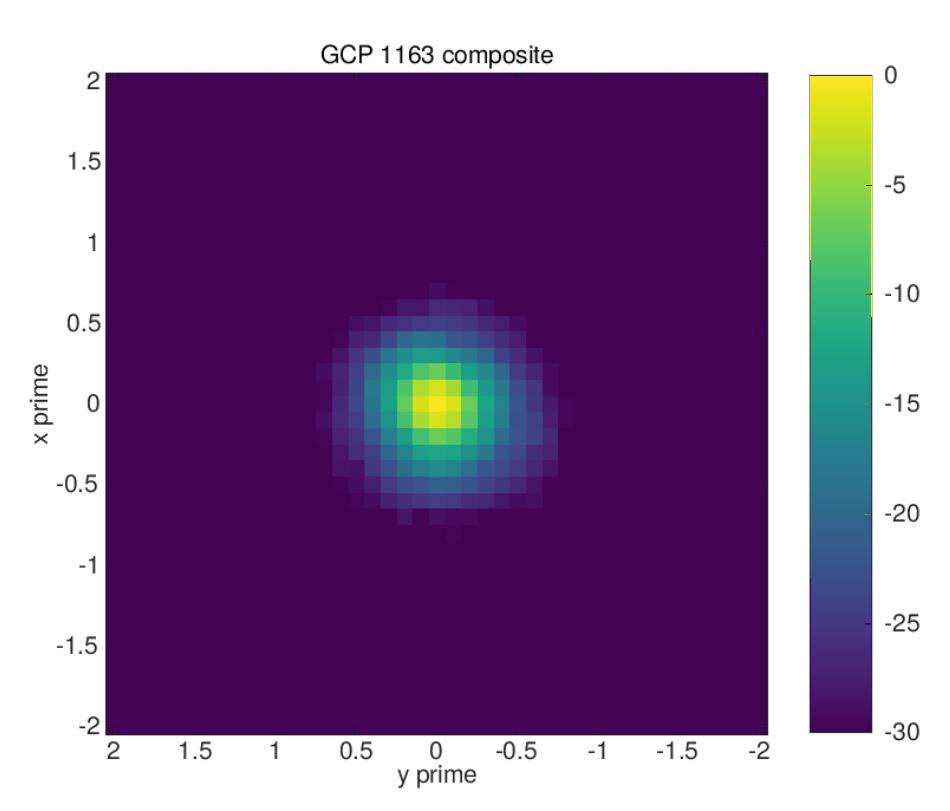
#> input picture test2.jpg, 950 x 811 px
$ python fixthejet.py --input ../test2.jpg --output out.png
#> lines starting #> are read from the running program, lines starting #| are printed output that depends on the picture; after the words box and inside, x2 and y2 are one past the last pixel; in counts of white or black regions, pixels touching at a corner belong together
# -*- coding: utf-8 -*-
"""
Created on Sat Apr 14 10:47:23 2018
@author: kkrao

Works in Python 3. only.
Credits: Carreau
Code forked from https://github.com/Carreau/miscs/blob/master/Viridisify.ipynb
"""
from __future__ import division
import matplotlib.pyplot as plt
import numpy as np
import matplotlib.colors as colors
from scipy.spatial import KDTree
# from ipywidgets import interact
import matplotlib.image as mpimg
from PIL import Image
from argparse import ArgumentParser


def build_parser():
    parser = ArgumentParser()
    parser.add_argument('--input',
            dest='input', help='content image',
            metavar='INPUT', required=True)
    parser.add_argument('--output',
            dest='output', help='output path',
            metavar='OUTPUT', required=True)
    parser.add_argument('--cmap_out', type=str,
            dest='cout', help='Output colormap - choose from matplotlib cmaps (default %(default)s)',
            metavar='COUT', default='viridis')
    cmapin = parser.add_mutually_exclusive_group()
    cmapin.add_argument('--cmap_in', type=str,
            dest='cin', help='Input colormap - choose from matplotlib cmaps (default %(default)s)',
            metavar='CIN', default='jet')
    cmapin.add_argument('--cbar_extent', type=int, nargs=4,
                        dest='cbar_extent', help='Get input colormap from color scale bar between these pixel positions (l, r, t, b)',
                        metavar='CBAR_EXTENT')
    return parser


def read_image(file_name):
    '''Read the image using PIL, and convert to RGBA floating point

    arguments:
        file_name (str): path/name of the input file to read.

    returns:
        numpy.ndarray: (<height>, <width>, 4) sized array holding the image.
    '''
#> called with file_name = '../test2.jpg'
    img = Image.open(file_name)
#> img is the input picture: PIL image 950x811 RGB; mean R, G, B 137, 107.8, 149.9
    img = img.convert("RGBA")
#> img: PIL image 950x811 RGBA

    imgarr = np.array(img.getdata()).reshape(img.size[1], img.size[0], 4)

    # Convert to float
    if np.issubdtype(int, imgarr.dtype):
        imgarr = imgarr/255

    return imgarr


def get_cmaps(img, options):
    '''Return the matplotlib colormaps to convert from and to.

    arguments:
        img (np.ndarray) : the input image data in an numpy array.
        options (dict) : the command line options

    returns:
        tuple of two matplotlib colormaps'''
    outmap = plt.get_cmap(options.cout)
    if options.cbar_extent:
        inmap = get_cmap_from_img(img, options.cbar_extent)
    else:
        inmap = plt.get_cmap(options.cin)

    return inmap, outmap

def get_cmap_from_img(img, cbar_extents):
    '''Get the cmap from a colorbar in the image.

    Takes four pixel positions definiing the edges of the color scale bar in the image,
    and creates a matplotlib cmap from the pixels.

    The axis of the colorbar is determined by the longer dimension, and the colorbar pixels are
    averaged in the narrow dimension.

    arguments:
        img (numpy.ndarray) : (<height>, <width>, 4) sized array holding the image.
        cbar_extents (list of 4 integers) : the location of the colorbar in the input image.

    returns:
        matplotlib.cmap : the derived matplotlib colormap
    '''
    left = cbar_extents[0]
    right = cbar_extents[1]
    top = cbar_extents[2]
    bottom = cbar_extents[3]

    if abs(right - left) > abs(bottom - top):
        left = cbar_extents[2]
        right = cbar_extents[3]
        top = cbar_extents[1]
        bottom = cbar_extents[0]

        img = img.transpose(axes=[0, 1])

    cbar = img[top:bottom+1, left:right+1,  :]
    cscale = np.mean(cbar, axis=1)
    clist = list(map(tuple, cscale))
    clist.reverse()
    incmap = colors.LinearSegmentedColormap.from_list("input_cmap", clist)

    return incmap


def convert_image(img, cin, cout, d=0.2, sub=256):
    '''Convert img from colormap <cin> to colormap <cout>.

    arguments:
        img (numpy.ndarray) : (<height>, <width>, 4) sized array holding the image.
        cin (matplotlib.ColorMap) : The colormap to convert from.
        cout (matplotlib.ColorMap) : The colormap to convert to.
        d (float): maximum distance in the KDtree used to determine data values in the image)
        sub (int): number of divisions in the input colormap

    returns:
        numpy.ndarray : the output image of shape (<height>, <width>, 4)
    '''
#> called with d = 0.2, sub = 256
    print(f"Converting {cin.name} to {cout.name}")
    oshape = img.shape
#> oshape = (811, 950, 4)

    cinsub = cin.resampled(sub)(range(sub))
    K = KDTree(cinsub)
    oshape = img.shape
    img_data = img.reshape((-1,4))
    res = K.query(img_data, distance_upper_bound=d)
    indices = res[1]
    l = len(cinsub)
    indices = indices.reshape(oshape[:2])
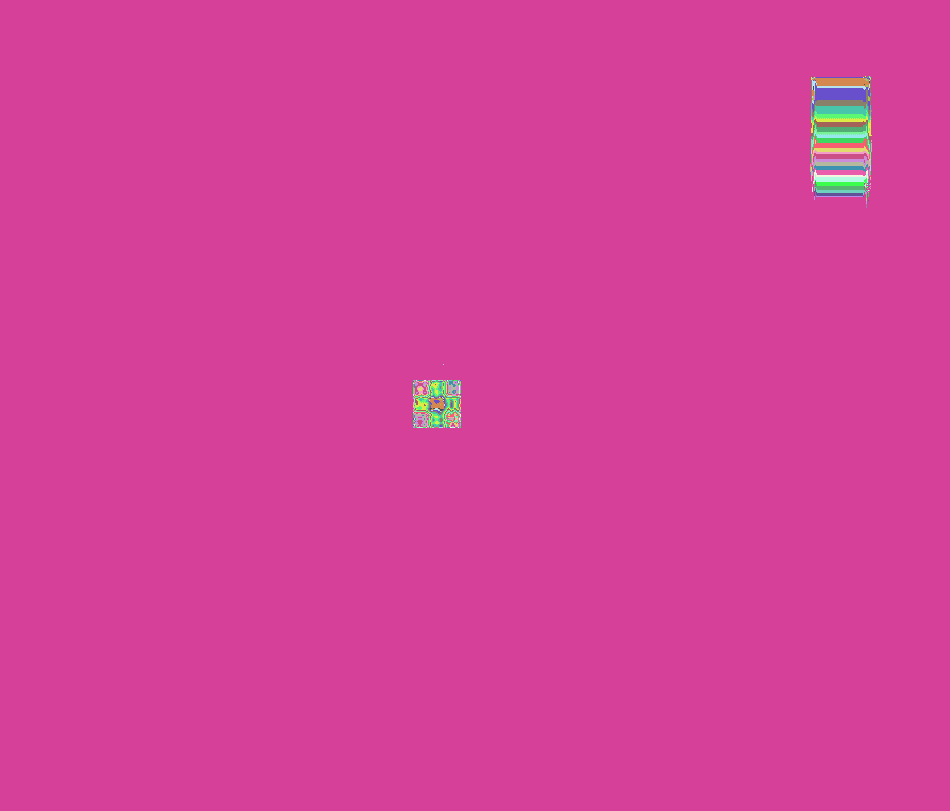
#> indices: shape (811, 950) int64; 41 distinct labels, from 123 to 256; one colour per label, 0 black
    remapped = indices
    indices.max()
    mask = (res[0].reshape(oshape[:2]) > 1.0)
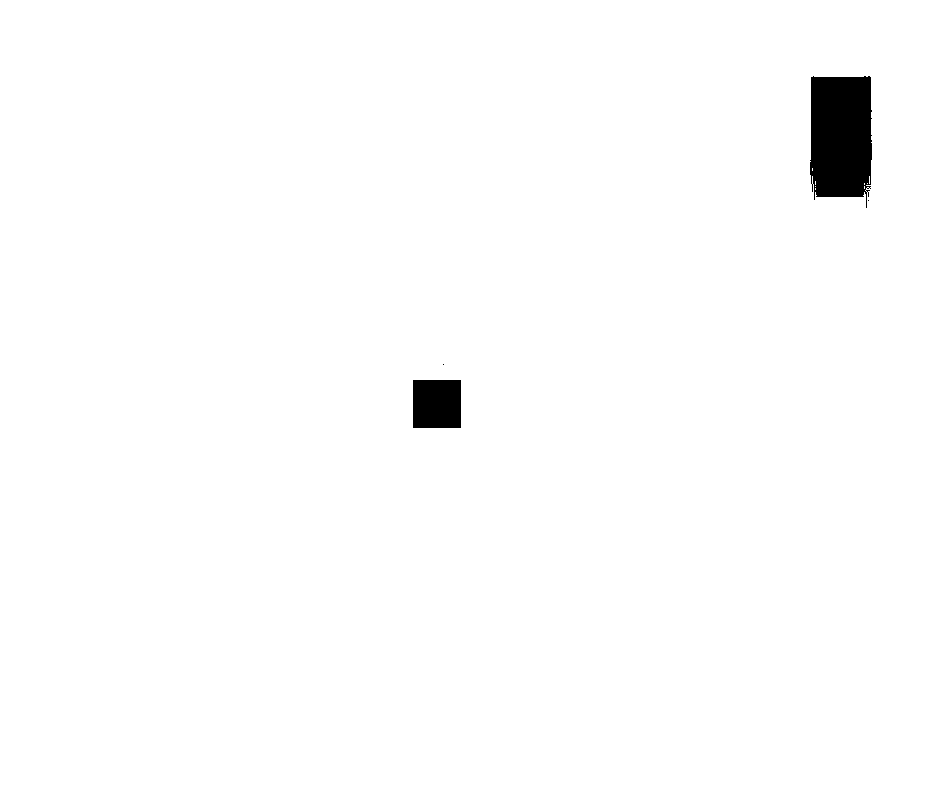
#> mask: shape (811, 950) bool; 98.8% white; 4 black regions (2 under 20 px), largest, box (x1, y1, x2, y2) and area: (810, 76, 872, 208) 7142, (413, 380, 461, 428) 2304
    remapped = remapped / (l-1)
    msk = [mask]*3
#> msk = 3 items
    msk.append(np.ones_like(mask))
    mask = np.stack(msk, axis=-1)
#> mask: shape (811, 950, 4) bool
    blend = np.where(mask, img, cout(remapped).astype(float)[:,:,:4])

    return blend


def save_image(blend, path):
    '''Wrapper around matplotlib.image.imsave to reorder arguments'''
#> called with path = 'out.png'
    mpimg.imsave(path, blend)
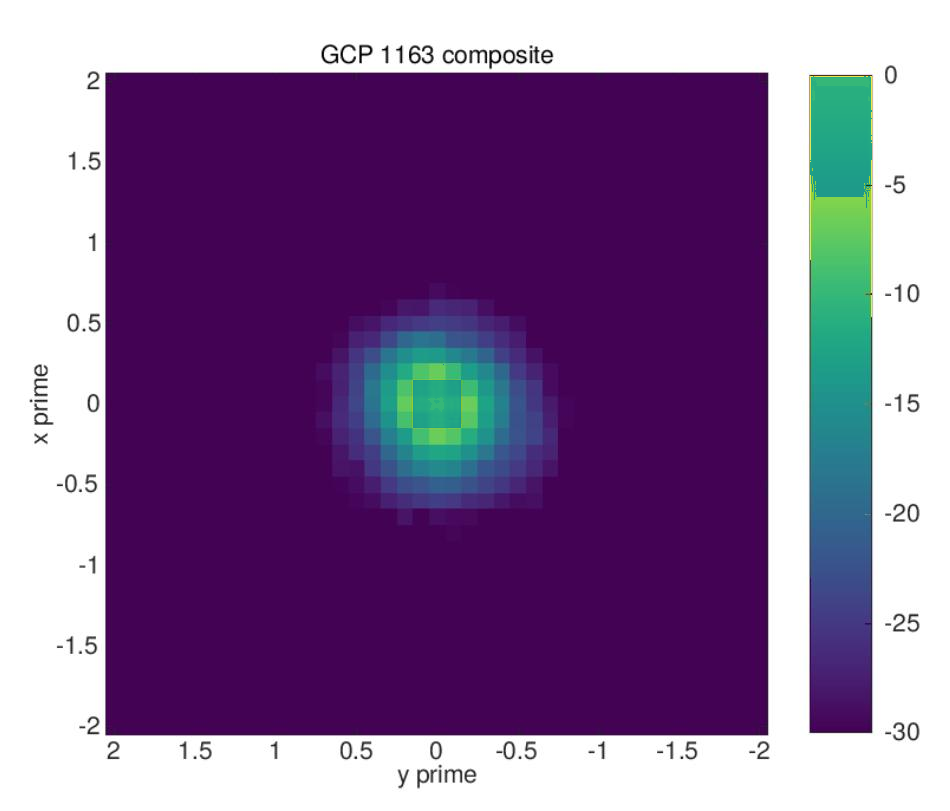
#> saved as out.png: shape (811, 950, 3); mean R, G, B 135, 107.1, 151


def main():
    parser = build_parser()
    options = parser.parse_args()
    print(options)
    try:
        img = read_image(options.input)
    except:
        raise IOError('%s does not exist'%options.input)

    cinmap, coutmap = get_cmaps(img, options)

    blend = convert_image(img, cinmap, coutmap)
    try:
        save_image(blend, options.output)
    except:
        raise IOError('%s is not writable or does not have a valid file \
                      extension for an image file'%options.output)


if __name__ == '__main__':
    main()
